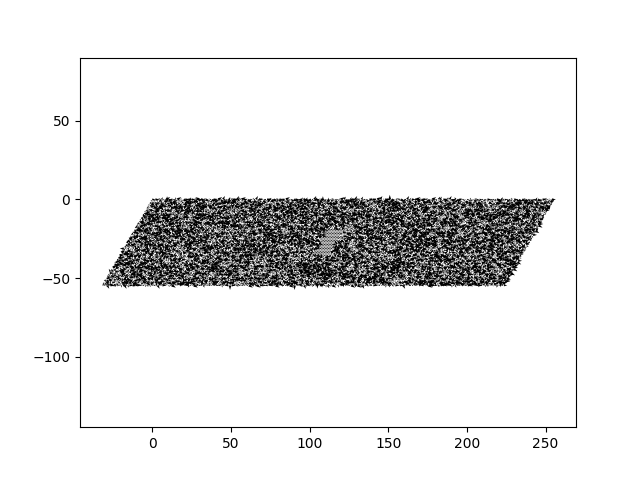

Python code for this plot:
import matplotlib.pyplot as plt
import numpy as np

meta = np.genfromtxt('meta.txt', delimiter=',')

sx = meta[0]; sy = meta[1]
x,y = np.meshgrid(np.arange(0, sx, 1), np.arange(0, sy, 1))

xn = x * 1 + y * (-0.5)
yn = x * 0 + y * (-0.8660254037844386)


px = np.genfromtxt('ipx.csv', delimiter=',')
py = np.genfromtxt('ipy.csv', delimiter=',')
ocpy = np.genfromtxt('ioccupancy.csv', delimiter=',')

npx = np.multiply(px, ocpy)
npy = np.multiply(py, ocpy)

fig, axs = plt.subplots(1, 1)

axs.quiver(xn, yn, npx, npy)
axs.axis('equal')
# axs.set_xlim(250,400)
plt.savefig('iplot.png')
plt.show()
